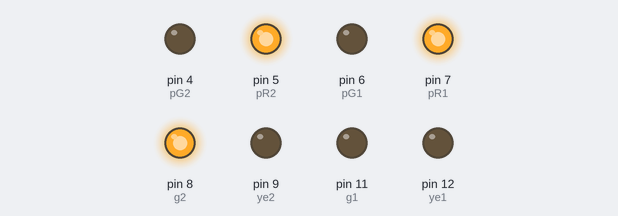
Simulated run of this sketch. Board: Arduino Uno, built with avr-gcc and run on an emulated ATmega328P. On the bench: output pins drawn as LEDs (lit = HIGH). Pins used as bus, display or sensor lines are not drawn.

Above: at 0.1 s.
At 4.7 s:
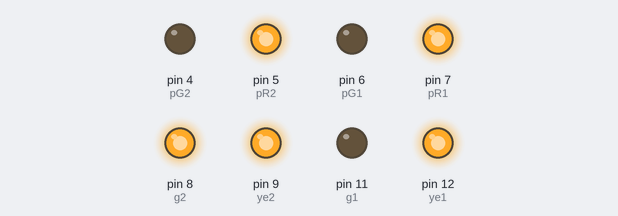
At 6.7 s:
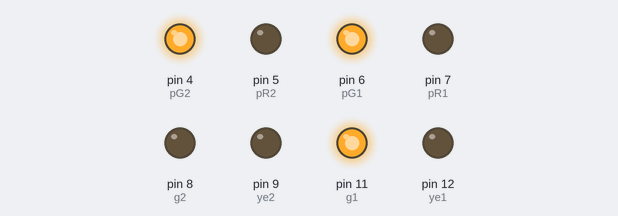
At 17.6 s:
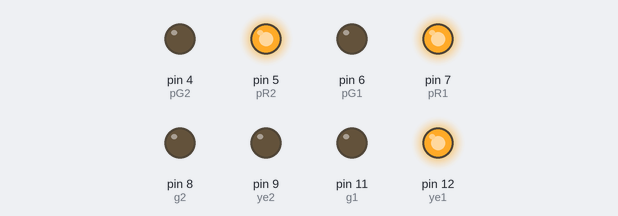
At 23.6 s:
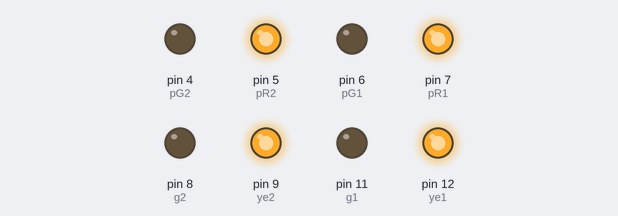
At 38.5 s:
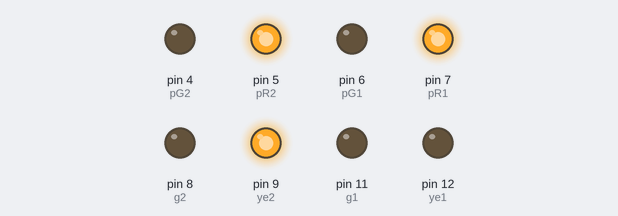
Timing chart, 0 to 40.0 s (numbered marks = the images above):
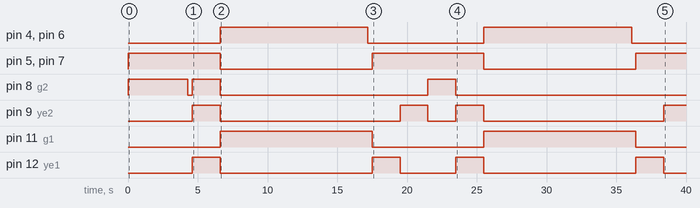

Measured:
- by itself, pin 4 (pG2), pin 6 (pG1): alternates HIGH for 10.6 s and LOW for 8.3 s
- by itself, pin 5 (pR2), pin 7 (pR1): alternates HIGH for 8.0 s and LOW for 10.9 s
- by itself, pin 8 (g2): goes LOW 0.30 s, HIGH 2.0 s, LOW 14.9 s, HIGH 2.0 s, then LOW
- by itself, pin 9 (ye2): goes HIGH 2.0 s, LOW 12.9 s, HIGH 2.0 s, LOW 2.0 s, HIGH 2.0 s, LOW 12.9 s, then HIGH
- by itself, pin 11 (g1): alternates HIGH for 10.9 s and LOW for 8.0 s
- by itself, pin 12 (ye1): LOW → HIGH at 4.6 s, → LOW 2.0 s later, → HIGH 10.9 s later, → LOW 2.0 s later, … (8 changes in this stretch)

The sketch:

svetofor_lev.ino
```cpp
#define r1 13
#define ye1 12
#define g1 11

#define r2 10
#define ye2 9
#define g2 8

#define pR1 7
#define pG1 6

#define pR2 5
#define pG2 4

int flag = 6;
long lt;

int blinkState = 0;
int blinkCounter = 0;
long blinkTimer = 0;

void setup() {
  pinMode(r1, OUTPUT);
  pinMode(ye1, OUTPUT);
  pinMode(g1, OUTPUT);

  pinMode(r2, OUTPUT);
  pinMode(ye2, OUTPUT);
  pinMode(g2, OUTPUT);

  pinMode(pR1, OUTPUT);
  pinMode(pG1, OUTPUT);
  pinMode(pR2, OUTPUT);
  pinMode(pG2, OUTPUT);

  digitalWrite(r1, HIGH);
  digitalWrite(g2, HIGH);

  digitalWrite(pR1, HIGH);
  digitalWrite(pG1, LOW);
  digitalWrite(pR2, HIGH);
  digitalWrite(pG2, LOW);

  lt = millis();
}

void loop() {
  switch (flag) {
    case 0:
      if (millis() - blinkTimer >= 300) {
        blinkTimer = millis();

        blinkState = !blinkState;
        digitalWrite(g2, blinkState);
        blinkCounter++;
      }
      digitalWrite(pR1, HIGH);
      digitalWrite(pG1, LOW);
      digitalWrite(pR2, HIGH);
      digitalWrite(pG2, LOW);

      if (blinkCounter >= 3) {
        blinkCounter = 0;
        flag = 1;
        lt = millis();
      }
      break;

    case 1:
      digitalWrite(ye1, HIGH);
      digitalWrite(ye2, HIGH);

      digitalWrite(pR1, HIGH);
      digitalWrite(pG1, LOW);
      digitalWrite(pR2, HIGH);
      digitalWrite(pG2, LOW);
      if (millis() - lt >= 2000) {
        flag = 2;
        lt = millis();
      }
      break;

    case 2:
      digitalWrite(r1, LOW);
      digitalWrite(ye1, LOW);
      digitalWrite(g1, HIGH);

      digitalWrite(g2, LOW);
      digitalWrite(ye2, LOW);
      digitalWrite(r2, HIGH);

      digitalWrite(pR1, LOW);
      digitalWrite(pG1, HIGH);
      digitalWrite(pR2, LOW);
      digitalWrite(pG2, HIGH);
      if (millis() - lt >= 5000) {
        flag = 3;
        lt = millis();
      }
      break;

    case 3:
      if (millis() - lt >= 5000) {
        flag = 4;
        blinkState = 0;
        blinkCounter = 0;
        blinkTimer = millis();
      }
      break;

    case 4:
      if (millis() - blinkTimer >= 300) {
        blinkTimer = millis();
        blinkState = !blinkState;
        digitalWrite(pG1, blinkState);
        digitalWrite(pG2, blinkState);
        blinkCounter++;
      }

      if (blinkCounter >= 3) {
        digitalWrite(pG1, LOW);
        digitalWrite(pR1, HIGH);
        digitalWrite(pG2, LOW);
        digitalWrite(pR2, HIGH);

        digitalWrite(g1, LOW);
        digitalWrite(ye1, HIGH);

        flag = 5;
        lt = millis();
      }
      break;

    case 5:
      if (millis() - lt >= 2000) {
        digitalWrite(ye1, LOW);
        digitalWrite(r1, HIGH);
        digitalWrite(ye2, HIGH);
        flag = 6;
        lt = millis();
      }
      break;

    case 6:
      if (millis() - lt >= 2000) {
        digitalWrite(ye2, LOW);
        digitalWrite(r2, LOW);
        digitalWrite(g2, HIGH);
        flag = 7;
        lt = millis();
      }
      break;

    case 7:
      if (millis() - lt >= 2000) {
        flag = 0;
        lt = millis();
      }
      break;
  }
}
```
